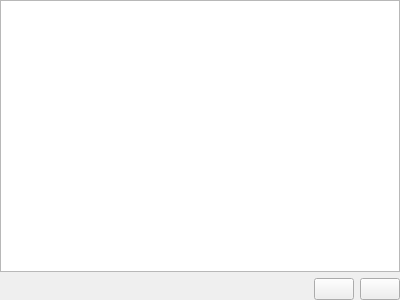
<?xml version="1.0" encoding="UTF-8"?>
<ui version="4.0">
 <class>AnimationListWidget</class>
 <widget class="QWidget" name="AnimationListWidget">
  <property name="geometry">
   <rect>
    <x>0</x>
    <y>0</y>
    <width>400</width>
    <height>300</height>
   </rect>
  </property>
  <property name="windowTitle">
   <string>Form</string>
  </property>
  <layout class="QVBoxLayout" name="verticalLayout_2">
   <property name="leftMargin">
    <number>0</number>
   </property>
   <property name="topMargin">
    <number>0</number>
   </property>
   <property name="rightMargin">
    <number>0</number>
   </property>
   <property name="bottomMargin">
    <number>0</number>
   </property>
   <item>
    <layout class="QVBoxLayout" name="verticalLayout">
     <item>
      <widget class="QListWidget" name="animationsList"/>
     </item>
     <item>
      <layout class="QHBoxLayout" name="buttonsLayout">
       <item>
        <spacer name="horizontalSpacer">
         <property name="orientation">
          <enum>Qt::Horizontal</enum>
         </property>
         <property name="sizeHint" stdset="0">
          <size>
           <width>40</width>
           <height>20</height>
          </size>
         </property>
        </spacer>
       </item>
       <item>
        <widget class="QPushButton" name="addAnimationButton">
         <property name="toolTip">
          <string>Add animation</string>
         </property>
         <property name="text">
          <string/>
         </property>
         <property name="icon">
          <iconset resource="../iconset.qrc">
           <normaloff>:/src/icons/16x16/actions/list-add.png</normaloff>:/src/icons/16x16/actions/list-add.png</iconset>
         </property>
        </widget>
       </item>
       <item>
        <widget class="QPushButton" name="removeAnimationButton">
         <property name="toolTip">
          <string>Remove selected animation</string>
         </property>
         <property name="text">
          <string/>
         </property>
         <property name="icon">
          <iconset resource="../iconset.qrc">
           <normaloff>:/src/icons/16x16/actions/list-remove.png</normaloff>:/src/icons/16x16/actions/list-remove.png</iconset>
         </property>
        </widget>
       </item>
      </layout>
     </item>
    </layout>
   </item>
  </layout>
 </widget>
 <resources>
  <include location="../iconset.qrc"/>
 </resources>
 <connections/>
</ui>
